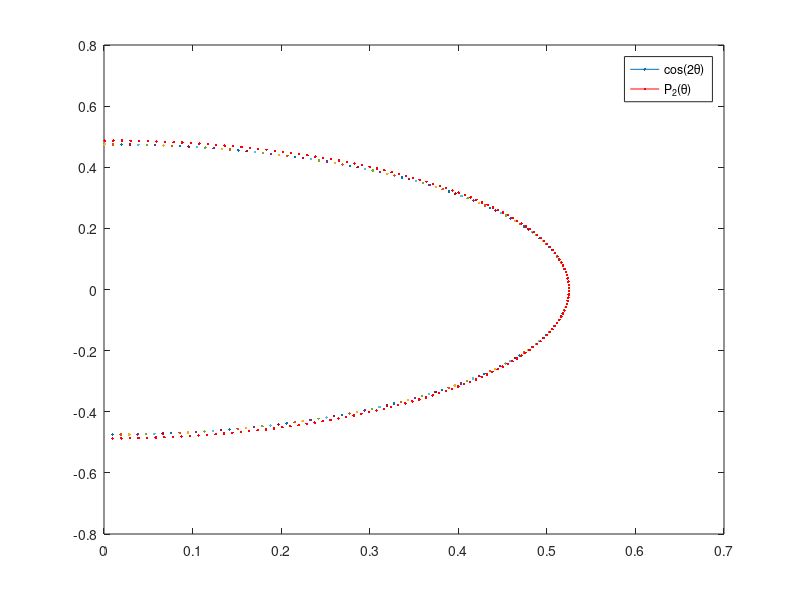

MATLAB code for this plot:

l1 = 0.01;
r = 0.5;
num = pi * r / l1;
A = 0.05 * r;

if (0)
% P4:
for i =1:num
 dtheta = pi / num;
 theta = i * dtheta - pi/2;
 z = cos( theta );
 P4 = ( 35 * z^4 - 30 * z*z + 3 ) / 8;
 localR = r + A * P4;
 x = localR * cos( theta );
 y = localR * sin( theta );
 plot(x, y)
 hold on
end
end

% pert=P2 Vs pert=cos( 2 theta )
for i =1:num
 dtheta = pi / num;
 theta = i * dtheta - pi/2;
 localR = r + A * cos( 2.0 * theta );
 x = localR * cos( theta );
 y = localR * sin( theta );
 plot(x, y)
 hold on

 z = cos( theta );
 P2 = ( 3 * z*z - 1 ) / 2;
 localR = r + A * P2;
 x = localR * cos( theta );
 y = localR * sin( theta );
 plot(x, y, 'r')
end
legend('cos(2\theta)','P_2(\theta)')

